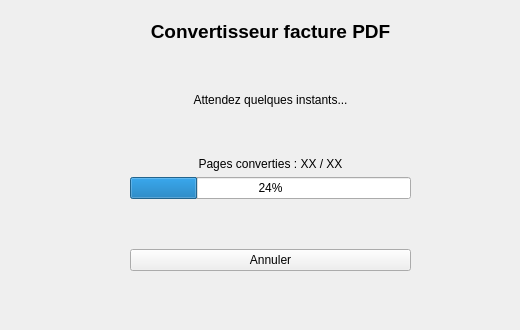
<?xml version="1.0" encoding="UTF-8"?>
<ui version="4.0">
 <class>Form</class>
 <widget class="QWidget" name="Form">
  <property name="geometry">
   <rect>
    <x>0</x>
    <y>0</y>
    <width>520</width>
    <height>330</height>
   </rect>
  </property>
  <property name="windowTitle">
   <string>Form</string>
  </property>
  <widget class="QWidget" name="verticalLayoutWidget">
   <property name="geometry">
    <rect>
     <x>130</x>
     <y>20</y>
     <width>281</width>
     <height>251</height>
    </rect>
   </property>
   <layout class="QVBoxLayout" name="verticalLayout">
    <item>
     <widget class="QLabel" name="label">
      <property name="font">
       <font>
        <pointsize>14</pointsize>
        <bold>true</bold>
       </font>
      </property>
      <property name="text">
       <string>&lt;html&gt;&lt;head/&gt;&lt;body&gt;&lt;p align=&quot;center&quot;&gt;Convertisseur facture PDF&lt;/p&gt;&lt;/body&gt;&lt;/html&gt;</string>
      </property>
     </widget>
    </item>
    <item>
     <spacer name="verticalSpacer">
      <property name="orientation">
       <enum>Qt::Orientation::Vertical</enum>
      </property>
      <property name="sizeHint" stdset="0">
       <size>
        <width>20</width>
        <height>40</height>
       </size>
      </property>
     </spacer>
    </item>
    <item>
     <widget class="QLabel" name="label_2">
      <property name="text">
       <string>&lt;html&gt;&lt;head/&gt;&lt;body&gt;&lt;p align=&quot;center&quot;&gt;Attendez quelques instants...&lt;/p&gt;&lt;/body&gt;&lt;/html&gt;</string>
      </property>
     </widget>
    </item>
    <item>
     <spacer name="verticalSpacer_3">
      <property name="orientation">
       <enum>Qt::Orientation::Vertical</enum>
      </property>
      <property name="sizeHint" stdset="0">
       <size>
        <width>20</width>
        <height>40</height>
       </size>
      </property>
     </spacer>
    </item>
    <item>
     <widget class="QLabel" name="label_3">
      <property name="text">
       <string>&lt;html&gt;&lt;head/&gt;&lt;body&gt;&lt;p align=&quot;center&quot;&gt;Pages converties : XX / XX&lt;/p&gt;&lt;/body&gt;&lt;/html&gt;</string>
      </property>
     </widget>
    </item>
    <item>
     <widget class="QProgressBar" name="progressBar">
      <property name="value">
       <number>24</number>
      </property>
     </widget>
    </item>
    <item>
     <spacer name="verticalSpacer_2">
      <property name="orientation">
       <enum>Qt::Orientation::Vertical</enum>
      </property>
      <property name="sizeHint" stdset="0">
       <size>
        <width>20</width>
        <height>40</height>
       </size>
      </property>
     </spacer>
    </item>
    <item>
     <widget class="QPushButton" name="b_Annuler">
      <property name="text">
       <string>Annuler</string>
      </property>
     </widget>
    </item>
   </layout>
  </widget>
 </widget>
 <resources/>
 <connections/>
</ui>
